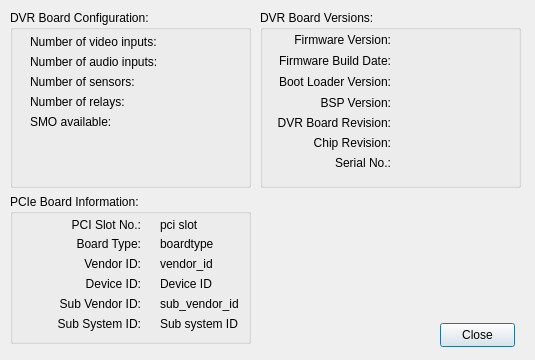
<ui version="4.0" >
 <class>BoardDialog</class>
 <widget class="QDialog" name="BoardDialog" >
  <property name="geometry" >
   <rect>
    <x>0</x>
    <y>0</y>
    <width>535</width>
    <height>360</height>
   </rect>
  </property>
  <property name="sizePolicy" >
   <sizepolicy>
    <hsizetype>0</hsizetype>
    <vsizetype>13</vsizetype>
    <horstretch>0</horstretch>
    <verstretch>0</verstretch>
   </sizepolicy>
  </property>
  <property name="minimumSize" >
   <size>
    <width>535</width>
    <height>360</height>
   </size>
  </property>
  <property name="maximumSize" >
   <size>
    <width>535</width>
    <height>360</height>
   </size>
  </property>
  <property name="windowTitle" >
   <string>Board Information</string>
  </property>
  <widget class="QGroupBox" name="uiGrpBoxBrdVersions" >
   <property name="geometry" >
    <rect>
     <x>260</x>
     <y>10</y>
     <width>261</width>
     <height>178</height>
    </rect>
   </property>
   <property name="title" >
    <string>DVR Board Versions:</string>
   </property>
   <widget class="QLabel" name="fw_version" >
    <property name="geometry" >
     <rect>
      <x>140</x>
      <y>20</y>
      <width>100</width>
      <height>20</height>
     </rect>
    </property>
    <property name="text" >
     <string/>
    </property>
    <property name="alignment" >
     <set>Qt::AlignLeading|Qt::AlignLeft|Qt::AlignVCenter</set>
    </property>
   </widget>
   <widget class="QLabel" name="label_12" >
    <property name="geometry" >
     <rect>
      <x>10</x>
      <y>41</y>
      <width>121</width>
      <height>20</height>
     </rect>
    </property>
    <property name="text" >
     <string>Firmware Build Date:</string>
    </property>
    <property name="alignment" >
     <set>Qt::AlignRight|Qt::AlignTrailing|Qt::AlignVCenter</set>
    </property>
   </widget>
   <widget class="QLabel" name="label_14" >
    <property name="geometry" >
     <rect>
      <x>10</x>
      <y>62</y>
      <width>121</width>
      <height>20</height>
     </rect>
    </property>
    <property name="text" >
     <string>Boot Loader Version:</string>
    </property>
    <property name="alignment" >
     <set>Qt::AlignRight|Qt::AlignTrailing|Qt::AlignVCenter</set>
    </property>
   </widget>
   <widget class="QLabel" name="label_8" >
    <property name="geometry" >
     <rect>
      <x>10</x>
      <y>83</y>
      <width>121</width>
      <height>20</height>
     </rect>
    </property>
    <property name="text" >
     <string>BSP Version:</string>
    </property>
    <property name="alignment" >
     <set>Qt::AlignRight|Qt::AlignTrailing|Qt::AlignVCenter</set>
    </property>
   </widget>
   <widget class="QLabel" name="label_10" >
    <property name="geometry" >
     <rect>
      <x>10</x>
      <y>103</y>
      <width>121</width>
      <height>20</height>
     </rect>
    </property>
    <property name="text" >
     <string>DVR Board Revision:</string>
    </property>
    <property name="alignment" >
     <set>Qt::AlignRight|Qt::AlignTrailing|Qt::AlignVCenter</set>
    </property>
   </widget>
   <widget class="QLabel" name="dvr_board_rev" >
    <property name="geometry" >
     <rect>
      <x>140</x>
      <y>103</y>
      <width>100</width>
      <height>20</height>
     </rect>
    </property>
    <property name="text" >
     <string/>
    </property>
    <property name="alignment" >
     <set>Qt::AlignLeading|Qt::AlignLeft|Qt::AlignVCenter</set>
    </property>
   </widget>
   <widget class="QLabel" name="label_13" >
    <property name="geometry" >
     <rect>
      <x>10</x>
      <y>123</y>
      <width>121</width>
      <height>20</height>
     </rect>
    </property>
    <property name="text" >
     <string>Chip Revision:</string>
    </property>
    <property name="alignment" >
     <set>Qt::AlignRight|Qt::AlignTrailing|Qt::AlignVCenter</set>
    </property>
   </widget>
   <widget class="QLabel" name="fw_build_date" >
    <property name="geometry" >
     <rect>
      <x>140</x>
      <y>43</y>
      <width>100</width>
      <height>17</height>
     </rect>
    </property>
    <property name="text" >
     <string/>
    </property>
    <property name="alignment" >
     <set>Qt::AlignLeading|Qt::AlignLeft|Qt::AlignVCenter</set>
    </property>
   </widget>
   <widget class="QLabel" name="boot_loader_version" >
    <property name="geometry" >
     <rect>
      <x>140</x>
      <y>62</y>
      <width>100</width>
      <height>20</height>
     </rect>
    </property>
    <property name="text" >
     <string/>
    </property>
    <property name="alignment" >
     <set>Qt::AlignLeading|Qt::AlignLeft|Qt::AlignVCenter</set>
    </property>
   </widget>
   <widget class="QLabel" name="dvr_chip_rev" >
    <property name="geometry" >
     <rect>
      <x>140</x>
      <y>123</y>
      <width>100</width>
      <height>20</height>
     </rect>
    </property>
    <property name="text" >
     <string/>
    </property>
    <property name="alignment" >
     <set>Qt::AlignLeading|Qt::AlignLeft|Qt::AlignVCenter</set>
    </property>
   </widget>
   <widget class="QLabel" name="label_serial_no" >
    <property name="geometry" >
     <rect>
      <x>10</x>
      <y>143</y>
      <width>121</width>
      <height>20</height>
     </rect>
    </property>
    <property name="text" >
     <string>Serial No.:</string>
    </property>
    <property name="alignment" >
     <set>Qt::AlignRight|Qt::AlignTrailing|Qt::AlignVCenter</set>
    </property>
   </widget>
   <widget class="QLabel" name="bsp_version" >
    <property name="geometry" >
     <rect>
      <x>140</x>
      <y>83</y>
      <width>100</width>
      <height>20</height>
     </rect>
    </property>
    <property name="text" >
     <string/>
    </property>
    <property name="alignment" >
     <set>Qt::AlignLeading|Qt::AlignLeft|Qt::AlignVCenter</set>
    </property>
   </widget>
   <widget class="QLabel" name="serial_no" >
    <property name="geometry" >
     <rect>
      <x>140</x>
      <y>143</y>
      <width>100</width>
      <height>20</height>
     </rect>
    </property>
    <property name="text" >
     <string/>
    </property>
   </widget>
   <widget class="QLabel" name="label_6" >
    <property name="geometry" >
     <rect>
      <x>10</x>
      <y>20</y>
      <width>121</width>
      <height>20</height>
     </rect>
    </property>
    <property name="text" >
     <string>Firmware Version:</string>
    </property>
    <property name="alignment" >
     <set>Qt::AlignRight|Qt::AlignTrailing|Qt::AlignVCenter</set>
    </property>
   </widget>
  </widget>
  <widget class="QGroupBox" name="uiGrpBoxBrdConfig" >
   <property name="geometry" >
    <rect>
     <x>10</x>
     <y>10</y>
     <width>241</width>
     <height>178</height>
    </rect>
   </property>
   <property name="title" >
    <string>DVR Board Configuration:</string>
   </property>
   <widget class="QLabel" name="videoInputsLabel" >
    <property name="geometry" >
     <rect>
      <x>190</x>
      <y>23</y>
      <width>21</width>
      <height>16</height>
     </rect>
    </property>
    <property name="text" >
     <string/>
    </property>
   </widget>
   <widget class="QLabel" name="audioInputsLabel" >
    <property name="geometry" >
     <rect>
      <x>190</x>
      <y>43</y>
      <width>21</width>
      <height>16</height>
     </rect>
    </property>
    <property name="text" >
     <string/>
    </property>
   </widget>
   <widget class="QLabel" name="label_9" >
    <property name="geometry" >
     <rect>
      <x>20</x>
      <y>63</y>
      <width>141</width>
      <height>18</height>
     </rect>
    </property>
    <property name="text" >
     <string>Number of sensors:</string>
    </property>
   </widget>
   <widget class="QLabel" name="numSensorsLabel" >
    <property name="geometry" >
     <rect>
      <x>190</x>
      <y>63</y>
      <width>21</width>
      <height>16</height>
     </rect>
    </property>
    <property name="text" >
     <string/>
    </property>
   </widget>
   <widget class="QLabel" name="label_11" >
    <property name="geometry" >
     <rect>
      <x>20</x>
      <y>83</y>
      <width>141</width>
      <height>18</height>
     </rect>
    </property>
    <property name="text" >
     <string>Number of relays:</string>
    </property>
   </widget>
   <widget class="QLabel" name="numRelaysLabel" >
    <property name="geometry" >
     <rect>
      <x>190</x>
      <y>83</y>
      <width>21</width>
      <height>16</height>
     </rect>
    </property>
    <property name="text" >
     <string/>
    </property>
   </widget>
   <widget class="QLabel" name="label" >
    <property name="geometry" >
     <rect>
      <x>20</x>
      <y>103</y>
      <width>101</width>
      <height>18</height>
     </rect>
    </property>
    <property name="text" >
     <string>SMO available:</string>
    </property>
   </widget>
   <widget class="QLabel" name="SMOAvailableLabel" >
    <property name="geometry" >
     <rect>
      <x>190</x>
      <y>103</y>
      <width>41</width>
      <height>16</height>
     </rect>
    </property>
    <property name="text" >
     <string/>
    </property>
   </widget>
   <widget class="QLabel" name="label_7" >
    <property name="geometry" >
     <rect>
      <x>20</x>
      <y>43</y>
      <width>161</width>
      <height>18</height>
     </rect>
    </property>
    <property name="text" >
     <string>Number of audio inputs:</string>
    </property>
   </widget>
   <widget class="QLabel" name="label_5" >
    <property name="geometry" >
     <rect>
      <x>20</x>
      <y>23</y>
      <width>161</width>
      <height>18</height>
     </rect>
    </property>
    <property name="text" >
     <string>Number of video inputs:</string>
    </property>
   </widget>
  </widget>
  <widget class="QGroupBox" name="uiGrpBoxPciBoardInfo" >
   <property name="geometry" >
    <rect>
     <x>10</x>
     <y>194</y>
     <width>241</width>
     <height>150</height>
    </rect>
   </property>
   <property name="title" >
    <string>PCIe Board Information:</string>
   </property>
   <widget class="QLabel" name="label_slot_num" >
    <property name="geometry" >
     <rect>
      <x>20</x>
      <y>21</y>
      <width>111</width>
      <height>20</height>
     </rect>
    </property>
    <property name="text" >
     <string>PCI Slot No.:</string>
    </property>
    <property name="alignment" >
     <set>Qt::AlignRight|Qt::AlignTrailing|Qt::AlignVCenter</set>
    </property>
   </widget>
   <widget class="QLabel" name="pci_slot_no" >
    <property name="geometry" >
     <rect>
      <x>150</x>
      <y>21</y>
      <width>80</width>
      <height>20</height>
     </rect>
    </property>
    <property name="text" >
     <string>pci slot</string>
    </property>
   </widget>
   <widget class="QLabel" name="label_board_type" >
    <property name="geometry" >
     <rect>
      <x>20</x>
      <y>40</y>
      <width>111</width>
      <height>20</height>
     </rect>
    </property>
    <property name="text" >
     <string>Board Type:</string>
    </property>
    <property name="alignment" >
     <set>Qt::AlignRight|Qt::AlignTrailing|Qt::AlignVCenter</set>
    </property>
   </widget>
   <widget class="QLabel" name="board_type" >
    <property name="geometry" >
     <rect>
      <x>150</x>
      <y>40</y>
      <width>80</width>
      <height>20</height>
     </rect>
    </property>
    <property name="text" >
     <string>boardtype</string>
    </property>
   </widget>
   <widget class="QLabel" name="label_vendor_id" >
    <property name="geometry" >
     <rect>
      <x>20</x>
      <y>60</y>
      <width>111</width>
      <height>20</height>
     </rect>
    </property>
    <property name="text" >
     <string>Vendor ID:</string>
    </property>
    <property name="alignment" >
     <set>Qt::AlignRight|Qt::AlignTrailing|Qt::AlignVCenter</set>
    </property>
   </widget>
   <widget class="QLabel" name="vendor_id" >
    <property name="geometry" >
     <rect>
      <x>150</x>
      <y>60</y>
      <width>80</width>
      <height>20</height>
     </rect>
    </property>
    <property name="text" >
     <string>vendor_id</string>
    </property>
   </widget>
   <widget class="QLabel" name="label_sub_vendor_id" >
    <property name="geometry" >
     <rect>
      <x>20</x>
      <y>100</y>
      <width>111</width>
      <height>20</height>
     </rect>
    </property>
    <property name="text" >
     <string>Sub Vendor ID:</string>
    </property>
    <property name="alignment" >
     <set>Qt::AlignRight|Qt::AlignTrailing|Qt::AlignVCenter</set>
    </property>
   </widget>
   <widget class="QLabel" name="sub_vendor_id" >
    <property name="geometry" >
     <rect>
      <x>150</x>
      <y>100</y>
      <width>80</width>
      <height>20</height>
     </rect>
    </property>
    <property name="text" >
     <string>sub_vendor_id</string>
    </property>
   </widget>
   <widget class="QLabel" name="label_device_id" >
    <property name="geometry" >
     <rect>
      <x>20</x>
      <y>80</y>
      <width>111</width>
      <height>20</height>
     </rect>
    </property>
    <property name="text" >
     <string>Device ID:</string>
    </property>
    <property name="alignment" >
     <set>Qt::AlignRight|Qt::AlignTrailing|Qt::AlignVCenter</set>
    </property>
   </widget>
   <widget class="QLabel" name="device_id" >
    <property name="geometry" >
     <rect>
      <x>150</x>
      <y>80</y>
      <width>80</width>
      <height>20</height>
     </rect>
    </property>
    <property name="text" >
     <string>Device ID</string>
    </property>
   </widget>
   <widget class="QLabel" name="label_sub_system_id" >
    <property name="geometry" >
     <rect>
      <x>20</x>
      <y>120</y>
      <width>111</width>
      <height>20</height>
     </rect>
    </property>
    <property name="text" >
     <string>Sub System ID:</string>
    </property>
    <property name="alignment" >
     <set>Qt::AlignRight|Qt::AlignTrailing|Qt::AlignVCenter</set>
    </property>
   </widget>
   <widget class="QLabel" name="sub_system_id" >
    <property name="geometry" >
     <rect>
      <x>150</x>
      <y>120</y>
      <width>80</width>
      <height>20</height>
     </rect>
    </property>
    <property name="text" >
     <string>Sub system ID</string>
    </property>
   </widget>
  </widget>
  <widget class="QPushButton" name="closeButton" >
   <property name="geometry" >
    <rect>
     <x>440</x>
     <y>323</y>
     <width>75</width>
     <height>24</height>
    </rect>
   </property>
   <property name="text" >
    <string>Close</string>
   </property>
   <property name="default" >
    <bool>true</bool>
   </property>
  </widget>
 </widget>
 <resources/>
 <connections>
  <connection>
   <sender>closeButton</sender>
   <signal>clicked()</signal>
   <receiver>BoardDialog</receiver>
   <slot>accept()</slot>
   <hints>
    <hint type="sourcelabel" >
     <x>271</x>
     <y>191</y>
    </hint>
    <hint type="destinationlabel" >
     <x>163</x>
     <y>124</y>
    </hint>
   </hints>
  </connection>
 </connections>
</ui>
